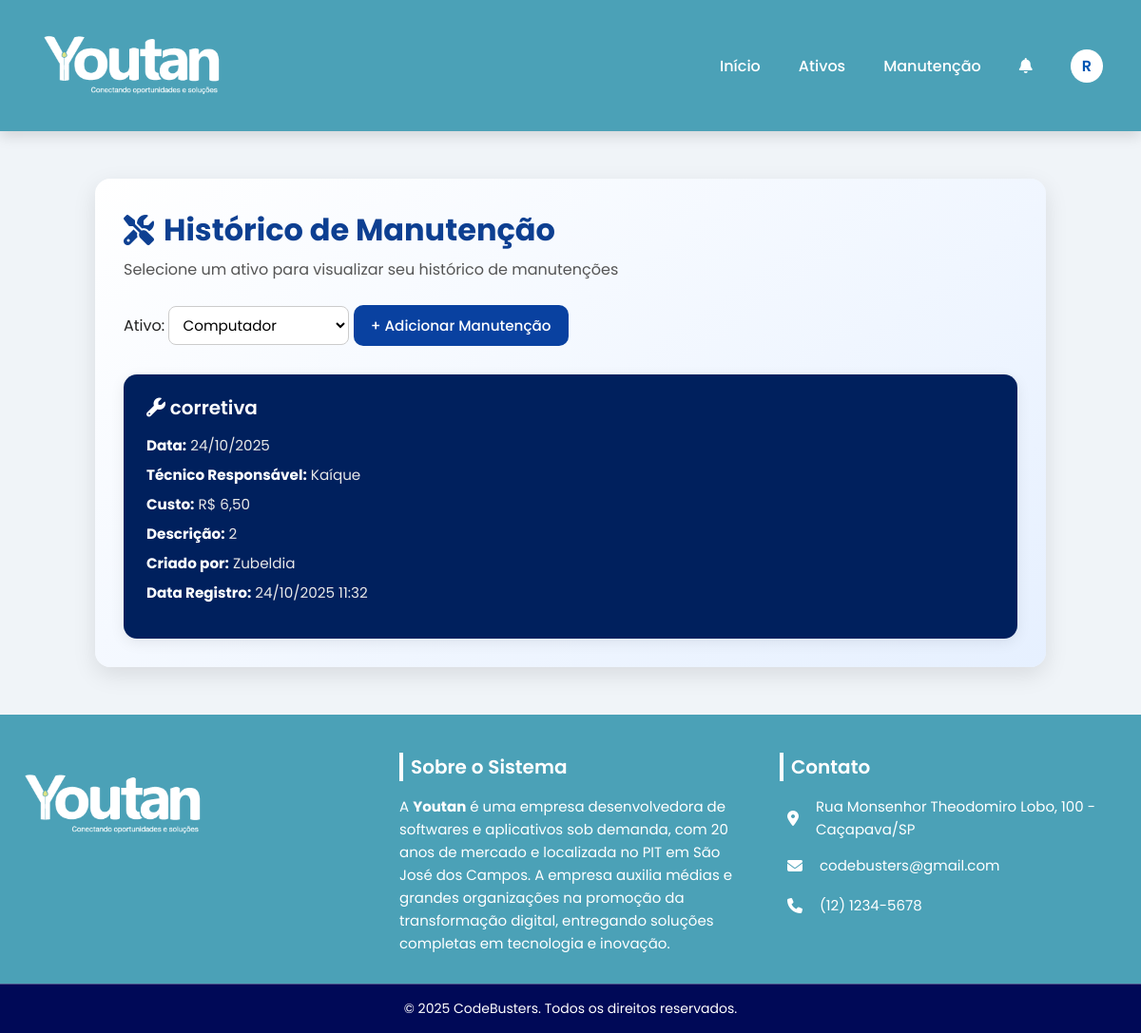
Screenshot of /php/manutencao.php?ativo_id=9 (signed in) with the database file from the repository.
### tables this page shows
CREATE TABLE `manutencoes` (
  `manutencao_id` int(11) NOT NULL,
  `ativo_id` int(11) NOT NULL,
  `tipo` enum('corretiva','preventiva') NOT NULL,
  `data` date NOT NULL,
  `responsavel_tecnico` varchar(150) DEFAULT NULL,
  `custo` decimal(10,2) DEFAULT NULL,
  `descricao` text DEFAULT NULL,
  `criado_por` int(11) DEFAULT NULL,
  `data_registro` datetime DEFAULT current_timestamp()
);

CREATE TABLE `usuarios` (
  `usuario_id` int(11) NOT NULL,
  `nome` varchar(100) NOT NULL,
  `email` varchar(150) NOT NULL,
  `senha_hash` varchar(255) NOT NULL,
  `nivel_permissao` enum('admin','colaborador') NOT NULL,
  `setor` varchar(100) DEFAULT NULL
);

### php/manutencao.php (the view, shortened to what this page needs)
<?php
include('nav.php');
$id_usuario = $_SESSION['id_usuario'] ?? 0;
$nivel = $_SESSION['nivel_permissao'] ?? 'colaborador';
$ativos_sql = $nivel === 'admin'
    ? "SELECT ativo_id, nome FROM ativos ORDER BY nome ASC"
    : "SELECT ativo_id, nome FROM ativos WHERE responsavel_id = $id_usuario ORDER BY nome ASC";
$ativos_result = $conexao->query($ativos_sql);
$manutencoes = [];
$ativo_selecionado = intval($_GET['ativo_id'] ?? 0);
if ($ativo_selecionado) {
    $sql = "SELECT m.*, u.nome AS colaborador_nome
            FROM manutencoes m
            LEFT JOIN usuarios u ON m.criado_por = u.usuario_id
            WHERE m.ativo_id = $ativo_selecionado
            ORDER BY m.data DESC";
    $res = $conexao->query($sql);
    if($res) {
        while($row = $res->fetch_assoc()) {
            $manutencoes[] = $row;
        }
    }
}
?>
<!DOCTYPE html>
<html lang="pt-br">
<head>
<link rel="stylesheet" href="../css/ativos.css">
</head>
<body>
<main class="main-container">
    <div class="title-wrapper">
        <h2><i class="fas fa-tools"></i> Histórico de Manutenção</h2>
        <p class="subtitle">Selecione um ativo para visualizar seu histórico de manutenções</p>
    </div>
    <div class="form-group mb-3">
        <label for="ativoSelect">Ativo:</label>
        <select id="ativoSelect">
            <?php while($a = $ativos_result->fetch_assoc()): ?>
                <option value="<?= $a['ativo_id'] ?>" <?= $ativo_selecionado == $a['ativo_id'] ? 'selected' : '' ?>>
                    <?= htmlspecialchars($a['nome']) ?>
                </option>
            <?php endwhile; ?>
        </select>
        <a href="adicionar_manutencao.php" class="btn btn-success ml-2">+ Adicionar Manutenção</a>
    </div>
    <div class="card-container">
        <?php if($manutencoes): ?>
            <?php foreach($manutencoes as $m): ?>
                <div class="card">
                    <h3><i class="fas fa-wrench"></i> <?= htmlspecialchars($m['tipo']) ?></h3>
                    <div class="info">
                        <p><strong>Data:</strong> <?= date('d/m/Y', strtotime($m['data'])) ?></p>
                        <p><strong>Técnico Responsável:</strong> <?= htmlspecialchars($m['responsavel_tecnico']) ?></p>
                        <p><strong>Custo:</strong> R$ <?= number_format($m['custo'],2,',','.') ?></p>
                        <p><strong>Descrição:</strong> <?= htmlspecialchars($m['descricao']) ?></p>
                        <p><strong>Criado por:</strong> <?= htmlspecialchars($m['colaborador_nome'] ?? '—') ?></p>
                        <p><strong>Data Registro:</strong> <?= date('d/m/Y H:i', strtotime($m['data_registro'])) ?></p>
                    </div>
                </div>
            <?php endforeach; ?>
        <?php elseif($ativo_selecionado): ?>
            <p class="no-data">Nenhuma manutenção registrada para este ativo.</p>
        <?php else: ?>
            <p class="no-data">Selecione um ativo para visualizar o histórico.</p>
        <?php endif; ?>
    </div>
</main>
<?php include('footer.php'); ?>
</body>
</html>

### css/nav.css (style rules this page uses)
:root { --azul: #007bff; --azul-escuro: #0056b3; --branco: #ffffff; --cinza-claro: #f4f8ff; --sombra: rgba(0, 0, 0, 0.15); }

### css/ativos.css (style rules this page uses)
* { margin: 0; padding: 0; box-sizing: border-box; font-family: 'Poppins', sans-serif; }
body { background: #f0f4f8; min-height: 100vh; color: #222; }
.main-container { max-width: 1000px; margin: 50px auto; padding: 30px; background: linear-gradient(145deg, #ffffff, #e6f0ff); border-radius: 16px; box-shadow: 0 8px 25px rgba(0, 0, 0, 0.1); }
.title-wrapper h2 { font-size: 2rem; color: #0d3f91; margin-bottom: 5px; display: flex; align-items: center; gap: 10px; }
.title-wrapper p.subtitle { font-size: 1rem; color: #555; margin-bottom: 25px; }
.btn { padding: 10px 18px; border-radius: 10px; text-decoration: none; font-weight: 500; font-size: 0.95rem; border: none; cursor: pointer; transition: all 0.3s ease; display: inline-block; }
.btn-success { background-color: #0941a0; color: #fff; }
.card-container { display: grid; grid-template-columns: repeat(auto-fit, minmax(270px, 1fr)); gap: 25px; width: 100%; margin-top: 30px; }
.card { background: #00205d; border-radius: 14px; box-shadow: 0 4px 15px rgba(0, 0, 0, 0.08); color: white; padding: 22px 24px; display: flex; flex-direction: column; justify-content: space-between; min-height: 260px; transition: all 0.25s ease; }
.card h3 { font-size: 1.25rem; font-weight: 600; color: #ffffff; margin-bottom: 15px; line-height: 1.3; }
.card .info { font-size: 0.95rem; color: #e8e8e8; display: flex; flex-direction: column; gap: 8px; margin-bottom: 15px; }
.card .info p strong { color: #ffffff; }
select { cursor: pointer; background-color: #fff; border: 1px solid #ccc; border-radius: 8px; padding: 8px 10px; font-size: 0.95rem; }

### css/footer.css (style rules this page uses)
* { margin: 0; padding: 0; box-sizing: border-box; font-family: 'Poppins', sans-serif; scroll-behavior: smooth; }

### rows the page displays
manutencoes: tipo "corretiva", data "24/10/2025", responsavel_tecnico "Kaíque", custo "6,50", descricao "2", criado_por.nome "Zubeldia", data_registro "24/10/2025 11:32"

### other values shown
$iniciais "R"
form field value "Computador"
